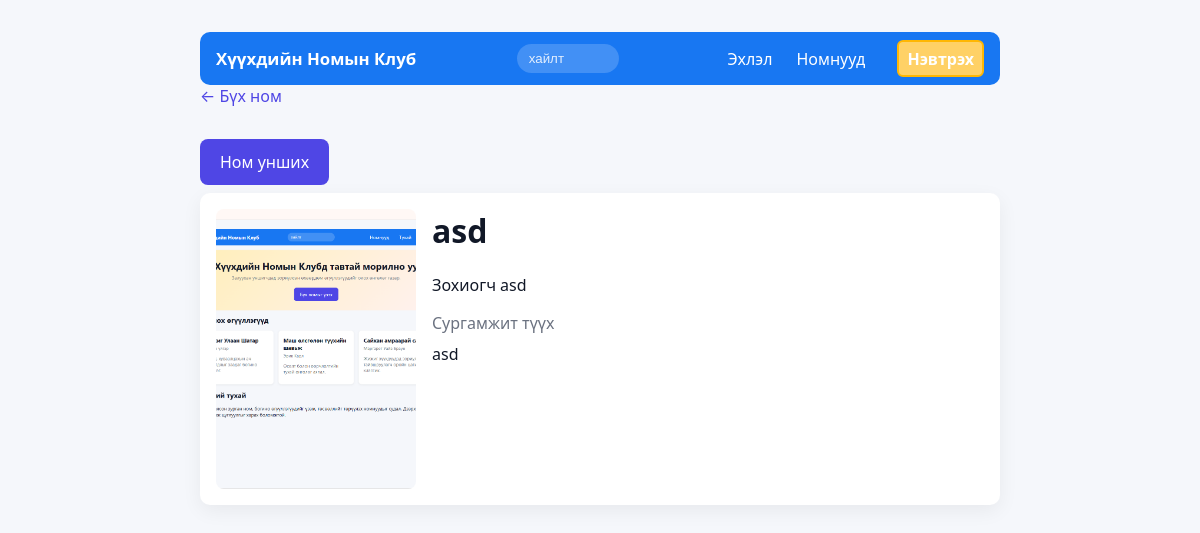
Page /books/19 on the committed database.
### tables this page shows
CREATE TABLE books (
        id INTEGER PRIMARY KEY AUTOINCREMENT,
        title TEXT NOT NULL,
        author TEXT,
        description TEXT
    , image TEXT, category TEXT);

### app.py (the view)
@app.route('/books/<int:book_id>')
def book_detail(book_id):
    conn = get_db_connection()
    row = conn.execute('SELECT id, title, author, description, image, category FROM books WHERE id = ?', (book_id,)).fetchone()
    conn.close()
    if row is None:
        flash('Book not found.')
        return redirect(url_for('books'))
    book = dict(row)
    return render_template('book_detail.html', book=book)

### app.py (called while the page is built)
def get_db_connection():
    db_path = os.path.join(app.instance_path, 'database.db')
    conn = sqlite3.connect(db_path)
    conn.row_factory = sqlite3.Row
    return conn

### templates/book_detail.html (shortened to what this page needs)
<!doctype html>
<html lang="en">
  <head>
    <link rel="stylesheet" href="/static/style.css">
  </head>
  <body>
    <div class="container">
      <nav class="nav">
        <div class="nav-left">
          <a href="/" class="logo">Хүүхдийн&nbsp;Номын&nbsp;Клуб</a>
        </div>
        <div class="nav-center">
          <input id="nav-search" class="nav-search" placeholder="хайлт" autocomplete="off" />
        </div>
        <div class="nav-right">
          {% if session.get('username') %}
            <span class="profile-pill">{{ session.username }}</span>
            <a href="/books" class="active">Номнууд</a>
            <a href="/profile">Профайл</a>
            <a href="/logout">Гарах</a>
          {% else %}
            <a href="/">Эхлэл</a>
            <a href="/books" class="active">Номнууд</a>
            <a href="/login" class="login-button">Нэвтрэх</a>
          {% endif %}
        </div>
      </nav>
      <main>
        <a href="/books" class="back">← Бүх ном</a>
        <div style="margin:.5rem 0">
          <a href="{{ url_for('book_read', book_id=book.id) }}" class="cta-button">Ном унших</a>
        </div>
        <div class="book-detail" style="background:var(--card);padding:1rem;border-radius:10px;box-shadow:0 6px 20px rgba(2,6,23,0.06);display:flex;gap:1rem;align-items:flex-start">
          {% if book.image %}
            <img src="{{ url_for('static', filename='uploads/' ~ book.image) }}" alt="{{ book.title }} cover" style="width:200px;height:280px;object-fit:cover;border-radius:8px;flex:0 0 200px" />
          {% endif %}
          <div>
            <h1 style="margin-top:0">{{ book.title }}</h1>
            <p class="author">Зохиогч {{ book.author }}</p>
            {% if book.category %}
              <p style="margin:.25rem 0 0;color:#6b7280">{{ book.category }}</p>
            {% endif %}
            <div class="desc" style="margin-top:.5rem;line-height:1.5">{{ book.description }}</div>
          </div>
        </div>
      </main>
    </div>
  </body>
  </html>

### static/style.css (style rules this page uses)
:root { --bg:#f5f7fb; --card:#ffffff; --accent:#4f46e5; --muted:#6b7280; }
* { box-sizing:border-box }
body { font-family:system-ui,-apple-system,Segoe UI,Roboto,'Helvetica Neue',Arial; background:var(--bg); margin:0; padding:2rem; color:#111827; }
.container { max-width:800px; margin:0 auto; position:relative; }
h1 { margin-top:0 }
.cta-button { display:inline-block;margin-top:1rem;background:var(--accent);color:#fff;padding:.75rem 1.25rem;border-radius:8px;text-decoration:none }
.nav { display:flex;justify-content:space-between;align-items:center;padding:.5rem 1rem;border-radius:10px;background:#1877f2;color:white;flex-wrap:nowrap;gap:.5rem;overflow:hidden }
.logo { font-weight:700;color:#fff;text-decoration:none;font-size:1.05rem;white-space:nowrap }
.nav-center { flex:1 1 auto;display:flex;justify-content:center;padding:0 1rem;position:relative;min-width:0 }
.nav-search { flex:0 1 320px;width:320px;max-width:40%;padding:.45rem .75rem;border-radius:20px;border:none;background:rgba(255,255,255,0.18);color:#fff;min-width:0 }
.nav-search::placeholder { color:rgba(255,255,255,0.85) }
.nav-right { display:flex;align-items:center;gap:.5rem }
.nav-right a { color:#fff;text-decoration:none;padding:.35rem .5rem;border-radius:6px }
.login-button { background:#ffd166;color:#1f2937;padding:.4rem .65rem;border-radius:999px;border:2px solid #ffb703;text-decoration:none;font-weight:600;margin-left:1rem }
.container, .nav, .hero, .book-card, .card { position:relative;z-index:1 }
.back { display:inline-block;margin-bottom:.5rem;color:var(--accent);text-decoration:none }

### rows in the picture
books: image (picture), title "asd", author "asd", category "Сургамжит түүх", description "asd"
